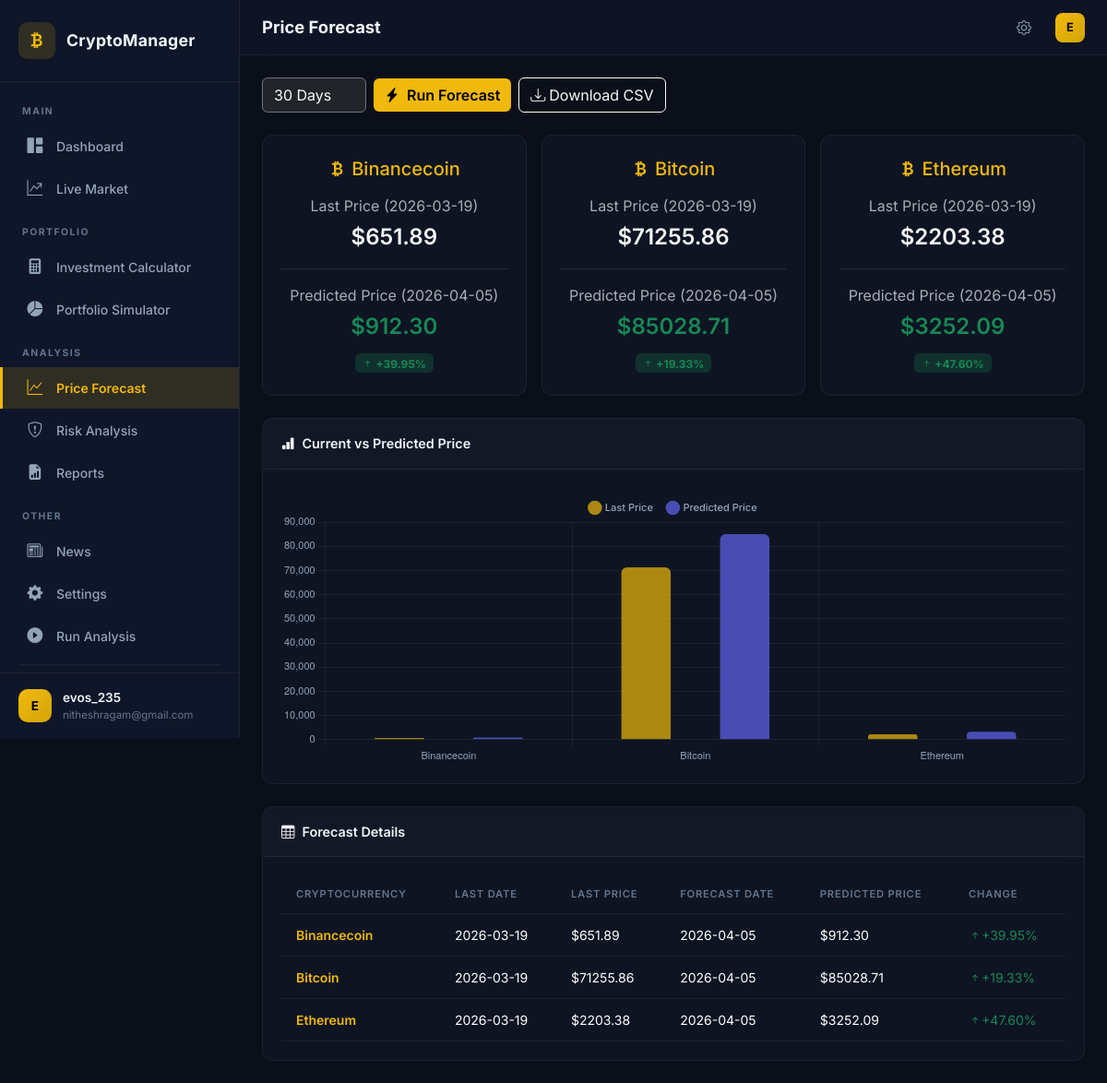
The page /forecast (signed in) on the database its author committed.
### models.py (models this page shows, shortened)
class User(UserMixin, db.Model):
    __tablename__ = "users"
    id = db.Column(db.Integer, primary_key=True)
    username = db.Column(db.String(80), unique=True, nullable=False)
    email = db.Column(db.String(120), unique=True, nullable=False)
    password_hash = db.Column(db.String(256), nullable=False)
    alert_high_risk = db.Column(db.Boolean, default=True)
    alert_downward_trend = db.Column(db.Boolean, default=True)
    alert_daily_summary = db.Column(db.Boolean, default=False)
    investments = db.relationship('UserInvestment', backref='user', lazy=True)

### analysis_routes.py (the view)
@analysis_bp.route("/forecast")
@login_required
def forecast():
    forecast_df = load_forecast()
    forecast_records = forecast_df.to_dict("records") if not forecast_df.empty else []
    return render_template("forecast.html", forecast_data=forecast_records)

### app.py (called while the page is built)
def create_app() -> Flask:
    app = Flask(__name__)
    app.config["SECRET_KEY"] = os.environ.get("FLASK_SECRET_KEY", secrets.token_hex(32))
    app.config["SQLALCHEMY_DATABASE_URI"] = f"sqlite:///{USER_DB}"
    app.config["SQLALCHEMY_TRACK_MODIFICATIONS"] = False
    db.init_app(app)
    login_manager = LoginManager()
    login_manager.login_view = "auth.login"
    login_manager.login_message_category = "info"
    login_manager.init_app(app)
    @login_manager.user_loader
    def load_user(user_id):
        return User.query.get(int(user_id))
    app.register_blueprint(auth_bp)
    app.register_blueprint(dashboard_bp)
    app.register_blueprint(analysis_bp)
    with app.app_context():
        os.makedirs(os.path.dirname(USER_DB), exist_ok=True)
        db.create_all()
    return app

### models.py (called while the page is built)
def load_forecast() -> pd.DataFrame:
    if not os.path.exists(FORECAST_CSV):
        return pd.DataFrame()
    return pd.read_csv(FORECAST_CSV)

### templates/forecast.html (shortened to what this page needs)
{% extends "base.html" %}
{% block page_title %}Price Forecast{% endblock %}
{% block content %}
<div class="d-flex flex-wrap gap-2 mb-4">
    <form method="POST" action="{{ url_for('analysis.run_forecast') }}" class="d-flex gap-2 align-items-center">
        <select name="days" class="form-select bg-dark text-light border-secondary" style="width: auto;">
            {% for i in range(1, 31) %}
            <option value="{{ i }}" {% if i == 30 %}selected{% endif %}>{{ i }} Day{% if i > 1 %}s{% endif %}</option>
            {% endfor %}
        </select>
        <button type="submit" class="btn btn-accent">
            <i class="bi bi-lightning-charge-fill me-1"></i> Run Forecast
        </button>
    </form>
    <a href="{{ url_for('analysis.download_forecast') }}" class="btn btn-outline-light d-flex align-items-center">
        <i class="bi bi-download me-1"></i> Download CSV
    </a>
</div>
{% if forecast_data %}
<div class="row g-3 mb-4">
    {% for row in forecast_data %}
    <div class="col-md-4">
        <div class="card glass-card h-100">
            <div class="card-body text-center py-4">
                <h5 class="text-accent mb-3">
                    <i class="bi bi-currency-bitcoin"></i> {{ row.crypto_name }}
                </h5>
                <div class="mb-3">
                    <span class="text-muted d-block mb-1">Last Price ({{ row.last_date }})</span>
                    <span class="fs-4 fw-semibold text-light">${{ "%.2f"|format(row.last_price) }}</span>
                </div>
                <hr class="border-secondary">
                <div class="mb-2">
                    <span class="text-muted d-block mb-1">Predicted Price ({{ row.forecast_date }})</span>
                    <span class="fs-4 fw-semibold
                        {% if row.predicted_price > row.last_price %}text-success{% else %}text-danger{% endif %}">
                        ${{ "%.2f"|format(row.predicted_price) }}
                    </span>
                </div>
                <div>
                    {% set change = ((row.predicted_price - row.last_price) / row.last_price * 100) %}
                    {% if change >= 0 %}
                        <span class="badge bg-success bg-opacity-25 text-success">
                            <i class="bi bi-arrow-up-short"></i> +{{ "%.2f"|format(change) }}%
                        </span>
                    {% else %}
                        <span class="badge bg-danger bg-opacity-25 text-danger">
                            <i class="bi bi-arrow-down-short"></i> {{ "%.2f"|format(change) }}%
                        </span>
                    {% endif %}
                </div>
            </div>
        </div>
    </div>
    {% endfor %}
</div>
<div class="card glass-card mb-4">
    <div class="card-header">
        <i class="bi bi-bar-chart-fill me-2"></i>Current vs Predicted Price
    </div>
    <div class="card-body">
        <canvas id="forecastCompareChart" height="300"></canvas>
    </div>
</div>
<div class="card glass-card">
    <div class="card-header">
        <i class="bi bi-table me-2"></i>Forecast Details
    </div>
    <div class="card-body">
        <div class="table-responsive">
            <table class="table table-dark table-hover align-middle mb-0">
                <thead>
                    <tr>
                        <th>Cryptocurrency</th>
                        <th>Last Date</th>
                        <th>Last Price</th>
                        <th>Forecast Date</th>
                        <th>Predicted Price</th>
                        <th>Change</th>
                    </tr>
                </thead>
                <tbody>
                    {% for row in forecast_data %}
                    <tr>
                        <td class="fw-semibold text-accent">{{ row.crypto_name }}</td>
                        <td>{{ row.last_date }}</td>
                        <td>${{ "%.2f"|format(row.last_price) }}</td>
                        <td>{{ row.forecast_date }}</td>
                        <td>${{ "%.2f"|format(row.predicted_price) }}</td>
                        <td>
                            {% set change = ((row.predicted_price - row.last_price) / row.last_price * 100) %}
                            {% if change >= 0 %}
                                <span class="text-success"><i class="bi bi-arrow-up-short"></i>+{{ "%.2f"|format(change) }}%</span>
                            {% else %}
                                <span class="text-danger"><i class="bi bi-arrow-down-short"></i>{{ "%.2f"|format(change) }}%</span>
                            {% endif %}
                        </td>
                    </tr>
                    {% endfor %}
                </tbody>
            </table>
        </div>
    </div>
</div>
{% else %}
<div class="alert alert-info">
    <i class="bi bi-info-circle me-2"></i>No forecast data available. Click <strong>Run Forecast</strong> to generate predictions.
</div>
{% endif %}
{% endblock %}
{% block scripts %}
{% if forecast_data %}
<script>
document.addEventListener("DOMContentLoaded", () => {
    const ctx = document.getElementById("forecastCompareChart");
    if (!ctx) return;
    const labels = {{ forecast_data | map(attribute='crypto_name') | list | tojson }};
    const lastPrices = {{ forecast_data | map(attribute='last_price') | list | tojson }};
    const predictedPrices = {{ forecast_data | map(attribute='predicted_price') | list | tojson }};
    new Chart(ctx, {
        type: "bar",
        data: {
            labels: labels,
            datasets: [
                {
                    label: "Last Price",
                    data: lastPrices,
                    backgroundColor: "rgba(240, 185, 11, 0.7)",
                    borderRadius: 6,
                    barPercentage: 0.5,
                },
                {
                    label: "Predicted Price",
                    data: predictedPrices,
                    backgroundColor: "rgba(99, 102, 241, 0.7)",
                    borderRadius: 6,
                    barPercentage: 0.5,
                },
            ],
        },
        options: {
            responsive: true,
            maintainAspectRatio: false,
            plugins: {
                legend: {
                    labels: { color: "#94a3b8", font: { family: "'Inter', sans-serif", size: 11, weight: 500 }, padding: 16, usePointStyle: true }
                },
                tooltip: { backgroundColor: "rgba(15,22,41,.95)", padding: 12, cornerRadius: 8 }
            },
            scales: {
                y: { ticks: { color: "#94a3b8", font: { size: 11 } }, grid: { color: "rgba(255,255,255,.06)" }, border: { display: false } },
                x: { ticks: { color: "#94a3b8", font: { size: 11 } }, grid: { color: "rgba(255,255,255,.06)" }, border: { display: false } }
            }
        }
    });
});
</script>
{% endif %}
{% endblock %}

### templates/base.html (shortened to what this page needs)
<!DOCTYPE html>
<html lang="en" data-bs-theme="dark">
<head>
    <link href="https://cdn.jsdelivr.net/npm/bootstrap@5.3.2/dist/css/bootstrap.min.css" rel="stylesheet">
    <link href="https://cdn.jsdelivr.net/npm/bootstrap-icons@1.11.3/font/bootstrap-icons.min.css" rel="stylesheet">
    <link href="{{ url_for('static', filename='css/style.css') }}" rel="stylesheet">
</head>
<body>
    {% if current_user.is_authenticated %}
    <nav id="sidebar" class="sidebar">
        <div class="sidebar-header">
            <div class="sidebar-logo">
                <i class="bi bi-currency-bitcoin"></i>
            </div>
            <span class="sidebar-brand">CryptoManager</span>
        </div>
        <ul class="sidebar-nav">
            <li class="sidebar-section">MAIN</li>
            <li>
                <a href="{{ url_for('dashboard.dashboard') }}"
                   class="{% if request.endpoint == 'dashboard.dashboard' %}active{% endif %}">
                    <i class="bi bi-grid-1x2-fill"></i> <span>Dashboard</span>
                </a>
            </li>
            <li>
                <a href="{{ url_for('dashboard.live_market') }}"
                   class="{% if request.endpoint == 'dashboard.live_market' %}active{% endif %}">
                    <i class="bi bi-graph-up-arrow"></i> <span>Live Market</span>
                </a>
            </li>
            <li class="sidebar-section">PORTFOLIO</li>
            <li>
                <a href="{{ url_for('dashboard.calculator') }}"
                   class="{% if request.endpoint == 'dashboard.calculator' %}active{% endif %}">
                    <i class="bi bi-calculator-fill"></i> <span>Investment Calculator</span>
                </a>
            </li>
            <li>
                <a href="{{ url_for('dashboard.simulator') }}"
                   class="{% if request.endpoint == 'dashboard.simulator' %}active{% endif %}">
                    <i class="bi bi-pie-chart-fill"></i> <span>Portfolio Simulator</span>
                </a>
            </li>
            <li class="sidebar-section">ANALYSIS</li>
            <li>
                <a href="{{ url_for('analysis.forecast') }}"
                   class="{% if request.endpoint == 'analysis.forecast' %}active{% endif %}">
                    <i class="bi bi-graph-up"></i> <span>Price Forecast</span>
                </a>
            </li>
            <li>
                <a href="{{ url_for('analysis.risk_analysis') }}"
                   class="{% if request.endpoint == 'analysis.risk_analysis' %}active{% endif %}">
                    <i class="bi bi-shield-exclamation"></i> <span>Risk Analysis</span>
                </a>
            </li>
            <li>
                <a href="{{ url_for('analysis.reports') }}"
                   class="{% if request.endpoint == 'analysis.reports' %}active{% endif %}">
                    <i class="bi bi-file-earmark-bar-graph-fill"></i> <span>Reports</span>
                </a>
            </li>
            <li class="sidebar-section">OTHER</li>
            <li>
                <a href="{{ url_for('dashboard.news') }}"
                   class="{% if request.endpoint == 'dashboard.news' %}active{% endif %}">
                    <i class="bi bi-newspaper"></i> <span>News</span>
                </a>
            </li>
            <li>
                <a href="{{ url_for('dashboard.settings') }}"
                   class="{% if request.endpoint == 'dashboard.settings' %}active{% endif %}">
                    <i class="bi bi-gear-fill"></i> <span>Settings</span>
                </a>
            </li>
            <li>
                <a href="{{ url_for('analysis.run_analysis') }}"
                   class="{% if request.endpoint == 'analysis.run_analysis' %}active{% endif %}">
                    <i class="bi bi-play-circle-fill"></i> <span>Run Analysis</span>
                </a>
            </li>
            <li class="sidebar-divider"></li>
        </ul>
        <div class="sidebar-footer">
            <div class="user-avatar">{{ current_user.username[0]|upper }}</div>
            <div class="user-info">
                <span class="user-name">{{ current_user.username }}</span>
                <span class="user-email">{{ current_user.email }}</span>
            </div>
        </div>
    </nav>
    <div class="main-content">
        <nav class="topbar">
            <div class="topbar-left">
                <h1 class="topbar-title">{% block page_title %}Dashboard{% endblock %}</h1>
            </div>
            <div class="topbar-right">
                <a href="{{ url_for('dashboard.settings') }}" class="topbar-icon" title="Settings">
                    <i class="bi bi-gear"></i>
                </a>
                <div class="topbar-user">
                    <div class="user-avatar-sm">{{ current_user.username[0]|upper }}</div>
                </div>
            </div>
        </nav>
        <div class="content-area">
            <div class="px-4 py-4">
                {% block content %}{% endblock %}
            </div>
        </div>
    </div>
    {% endif %}
    {% block scripts %}{% endblock %}
</body>
</html>

### rows shown on the page
User: username "E", username "evos_235", email "nitheshragam@gmail.com"

### other values the page prints
{{ row.crypto_name }} "Binancecoin" "Bitcoin" "Ethereum"
{{ row.last_date }} "2026-03-19" "2026-03-19" "2026-03-19"
{{ "%.2f"|format(row.last_price) }} "651.89" "71255.86" "2203.38"
{{ row.forecast_date }} "2026-04-05" "2026-04-05" "2026-04-05"
{{ "%.2f"|format(row.predicted_price) }} "912.30" "85028.71" "3252.09"
{{ "%.2f"|format(change) }} "39.95" "19.33" "47.60"
form field days "30 Days"
chart data {{ forecast_data | map(attribute='last_price') | list | tojson }} [651.89, 71255.86, 2203.38]
